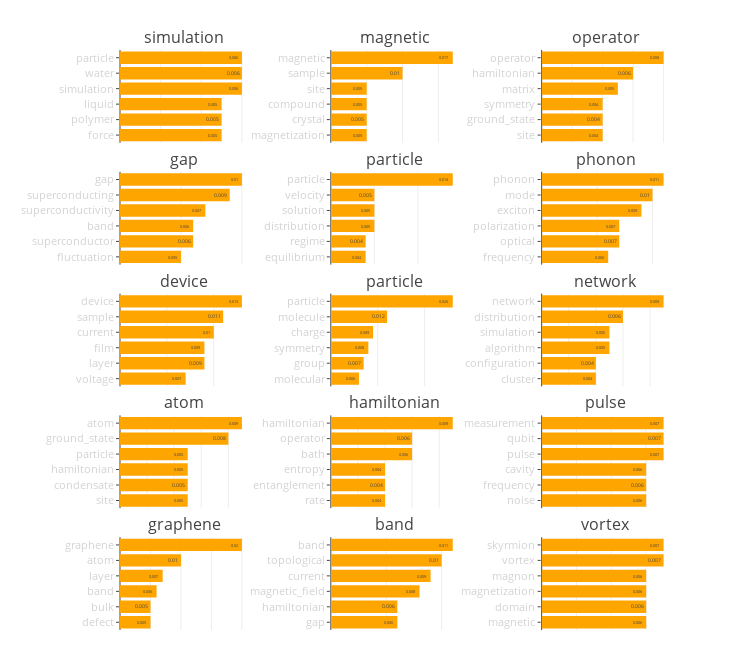

The notebook cell this image was saved under:
### Code cell
lda_topics(volume)

### Figure 1 — Plotly figure (JSON) as saved in the notebook; plotly's stock layout.template omitted (floating-point values rounded to 4 significant figures)
{"data": [{"hoverinfo": "text", "marker": {"color": "orange"}, "orientation": "h", "text": [0.005, 0.005, 0.005, 0.006, 0.006, 0.006], "type": "bar", "x": [0.005, 0.005, 0.005, 0.006, 0.006, 0.006], "xaxis": "x1", "y": ["force", "polymer", "liquid", "simulation", "water", "particle"], "yaxis": "y1"}, {"hoverinfo": "text", "marker": {"color": "orange"}, "orientation": "h", "text": [0.005, 0.005, 0.005, 0.005, 0.01, 0.017], "type": "bar", "x": [0.005, 0.005, 0.005, 0.005, 0.01, 0.017], "xaxis": "x2", "y": ["magnetization", "crystal", "compound", "site", "sample", "magnetic"], "yaxis": "y2"}, {"hoverinfo": "text", "marker": {"color": "orange"}, "orientation": "h", "text": [0.004, 0.004, 0.004, 0.005, 0.006, 0.008], "type": "bar", "x": [0.004, 0.004, 0.004, 0.005, 0.006, 0.008], "xaxis": "x3", "y": ["site", "ground_state", "symmetry", "matrix", "hamiltonian", "operator"], "yaxis": "y3"}, {"hoverinfo": "text", "marker": {"color": "orange"}, "orientation": "h", "text": [0.005, 0.006, 0.006, 0.007, 0.009, 0.01], "type": "bar", "x": [0.005, 0.006, 0.006, 0.007, 0.009, 0.01], "xaxis": "x4", "y": ["fluctuation", "superconductor", "band", "superconductivity", "superconducting", "gap"], "yaxis": "y4"}, {"hoverinfo": "text", "marker": {"color": "orange"}, "orientation": "h", "text": [0.004, 0.004, 0.005, 0.005, 0.005, 0.014], "type": "bar", "x": [0.004, 0.004, 0.005, 0.005, 0.005, 0.014], "xaxis": "x5", "y": ["equilibrium", "regime", "distribution", "solution", "velocity", "particle"], "yaxis": "y5"}, {"hoverinfo": "text", "marker": {"color": "orange"}, "orientation": "h", "text": [0.006, 0.007, 0.007, 0.009, 0.01, 0.011], "type": "bar", "x": [0.006, 0.007, 0.007, 0.009, 0.01, 0.011], "xaxis": "x6", "y": ["frequency", "optical", "polarization", "exciton", "mode", "phonon"], "yaxis": "y6"}, {"hoverinfo": "text", "marker": {"color": "orange"}, "orientation": "h", "text": [0.007, 0.009, 0.009, 0.01, 0.011, 0.013], "type": "bar", "x": [0.007, 0.009, 0.009, 0.01, 0.011, 0.013], "xaxis": "x7", "y": ["voltage", "layer", "film", "current", "sample", "device"], "yaxis": "y7"}, {"hoverinfo": "text", "marker": {"color": "orange"}, "orientation": "h", "text": [0.006, 0.007, 0.008, 0.009, 0.012, 0.026], "type": "bar", "x": [0.006, 0.007, 0.008, 0.009, 0.012, 0.026], "xaxis": "x8", "y": ["molecular", "group", "symmetry", "charge", "molecule", "particle"], "yaxis": "y8"}, {"hoverinfo": "text", "marker": {"color": "orange"}, "orientation": "h", "text": [0.004, 0.004, 0.005, 0.005, 0.006, 0.009], "type": "bar", "x": [0.004, 0.004, 0.005, 0.005, 0.006, 0.009], "xaxis": "x9", "y": ["cluster", "configuration", "algorithm", "simulation", "distribution", "network"], "yaxis": "y9"}, {"hoverinfo": "text", "marker": {"color": "orange"}, "orientation": "h", "text": [0.005, 0.005, 0.005, 0.005, 0.008, 0.009], "type": "bar", "x": [0.005, 0.005, 0.005, 0.005, 0.008, 0.009], "xaxis": "x10", "y": ["site", "condensate", "hamiltonian", "particle", "ground_state", "atom"], "yaxis": "y10"}, {"hoverinfo": "text", "marker": {"color": "orange"}, "orientation": "h", "text": [0.004, 0.004, 0.004, 0.006, 0.006, 0.009], "type": "bar", "x": [0.004, 0.004, 0.004, 0.006, 0.006, 0.009], "xaxis": "x11", "y": ["rate", "entanglement", "entropy", "bath", "operator", "hamiltonian"], "yaxis": "y11"}, {"hoverinfo": "text", "marker": {"color": "orange"}, "orientation": "h", "text": [0.006, 0.006, 0.006, 0.007, 0.007, 0.007], "type": "bar", "x": [0.006, 0.006, 0.006, 0.007, 0.007, 0.007], "xaxis": "x12", "y": ["noise", "frequency", "cavity", "pulse", "qubit", "measurement"], "yaxis": "y12"}, {"hoverinfo": "text", "marker": {"color": "orange"}, "orientation": "h", "text": [0.005, 0.005, 0.006, 0.007, 0.01, 0.02], "type": "bar", "x": [0.005, 0.005, 0.006, 0.007, 0.01, 0.02], "xaxis": "x13", "y": ["defect", "bulk", "band", "layer", "atom", "graphene"], "yaxis": "y13"}, {"hoverinfo": "text", "marker": {"color": "orange"}, "orientation": "h", "text": [0.006, 0.006, 0.008, 0.009, 0.01, 0.011], "type": "bar", "x": [0.006, 0.006, 0.008, 0.009, 0.01, 0.011], "xaxis": "x14", "y": ["gap", "hamiltonian", "magnetic_field", "current", "topological", "band"], "yaxis": "y14"}, {"hoverinfo": "text", "marker": {"color": "orange"}, "orientation": "h", "text": [0.006, 0.006, 0.006, 0.006, 0.007, 0.007], "type": "bar", "x": [0.006, 0.006, 0.006, 0.006, 0.007, 0.007], "xaxis": "x15", "y": ["magnetic", "domain", "magnetization", "magnon", "vortex", "skyrmion"], "yaxis": "y15"}], "layout": {"annotations": [{"font": {"size": 16}, "showarrow": false, "text": "simulation", "x": 0.1167, "xanchor": "center", "xref": "paper", "y": 1, "yanchor": "bottom", "yref": "paper"}, {"font": {"size": 16}, "showarrow": false, "text": "magnetic", "x": 0.5, "xanchor": "center", "xref": "paper", "y": 1, "yanchor": "bottom", "yref": "paper"}, {"font": {"size": 16}, "showarrow": false, "text": "operator", "x": 0.8833, "xanchor": "center", "xref": "paper", "y": 1, "yanchor": "bottom", "yref": "paper"}, {"font": {"size": 16}, "showarrow": false, "text": "gap", "x": 0.1167, "xanchor": "center", "xref": "paper", "y": 0.79, "yanchor": "bottom", "yref": "paper"}, {"font": {"size": 16}, "showarrow": false, "text": "particle", "x": 0.5, "xanchor": "center", "xref": "paper", "y": 0.79, "yanchor": "bottom", "yref": "paper"}, {"font": {"size": 16}, "showarrow": false, "text": "phonon", "x": 0.8833, "xanchor": "center", "xref": "paper", "y": 0.79, "yanchor": "bottom", "yref": "paper"}, {"font": {"size": 16}, "showarrow": false, "text": "device", "x": 0.1167, "xanchor": "center", "xref": "paper", "y": 0.58, "yanchor": "bottom", "yref": "paper"}, {"font": {"size": 16}, "showarrow": false, "text": "particle", "x": 0.5, "xanchor": "center", "xref": "paper", "y": 0.58, "yanchor": "bottom", "yref": "paper"}, {"font": {"size": 16}, "showarrow": false, "text": "network", "x": 0.8833, "xanchor": "center", "xref": "paper", "y": 0.58, "yanchor": "bottom", "yref": "paper"}, {"font": {"size": 16}, "showarrow": false, "text": "atom", "x": 0.1167, "xanchor": "center", "xref": "paper", "y": 0.37, "yanchor": "bottom", "yref": "paper"}, {"font": {"size": 16}, "showarrow": false, "text": "hamiltonian", "x": 0.5, "xanchor": "center", "xref": "paper", "y": 0.37, "yanchor": "bottom", "yref": "paper"}, {"font": {"size": 16}, "showarrow": false, "text": "pulse", "x": 0.8833, "xanchor": "center", "xref": "paper", "y": 0.37, "yanchor": "bottom", "yref": "paper"}, {"font": {"size": 16}, "showarrow": false, "text": "graphene", "x": 0.1167, "xanchor": "center", "xref": "paper", "y": 0.16, "yanchor": "bottom", "yref": "paper"}, {"font": {"size": 16}, "showarrow": false, "text": "band", "x": 0.5, "xanchor": "center", "xref": "paper", "y": 0.16, "yanchor": "bottom", "yref": "paper"}, {"font": {"size": 16}, "showarrow": false, "text": "vortex", "x": 0.8833, "xanchor": "center", "xref": "paper", "y": 0.16, "yanchor": "bottom", "yref": "paper"}], "height": 650, "margin": {"b": 20, "l": 120, "t": 50}, "showlegend": false, "title": "", "width": 750, "xaxis1": {"anchor": "y1", "domain": [0, 0.2333], "showticklabels": false}, "xaxis10": {"anchor": "y10", "domain": [0, 0.2333], "showticklabels": false}, "xaxis11": {"anchor": "y11", "domain": [0.3833, 0.6167], "showticklabels": false}, "xaxis12": {"anchor": "y12", "domain": [0.7667, 1.0], "showticklabels": false}, "xaxis13": {"anchor": "y13", "domain": [0, 0.2333], "showticklabels": false}, "xaxis14": {"anchor": "y14", "domain": [0.3833, 0.6167], "showticklabels": false}, "xaxis15": {"anchor": "y15", "domain": [0.7667, 1.0], "showticklabels": false}, "xaxis2": {"anchor": "y2", "domain": [0.3833, 0.6167], "showticklabels": false}, "xaxis3": {"anchor": "y3", "domain": [0.7667, 1.0], "showticklabels": false}, "xaxis4": {"anchor": "y4", "domain": [0, 0.2333], "showticklabels": false}, "xaxis5": {"anchor": "y5", "domain": [0.3833, 0.6167], "showticklabels": false}, "xaxis6": {"anchor": "y6", "domain": [0.7667, 1.0], "showticklabels": false}, "xaxis7": {"anchor": "y7", "domain": [0, 0.2333], "showticklabels": false}, "xaxis8": {"anchor": "y8", "domain": [0.3833, 0.6167], "showticklabels": false}, "xaxis9": {"anchor": "y9", "domain": [0.7667, 1.0], "showticklabels": false}, "yaxis1": {"anchor": "x1", "domain": [0.84, 1], "tickfont": {"color": "lightgrey", "size": 11}, "ticklen": 3}, "yaxis10": {"anchor": "x10", "domain": [0.21, 0.37], "tickfont": {"color": "lightgrey", "size": 11}, "ticklen": 3}, "yaxis11": {"anchor": "x11", "domain": [0.21, 0.37], "tickfont": {"color": "lightgrey", "size": 11}, "ticklen": 3}, "yaxis12": {"anchor": "x12", "domain": [0.21, 0.37], "tickfont": {"color": "lightgrey", "size": 11}, "ticklen": 3}, "yaxis13": {"anchor": "x13", "domain": [0, 0.16], "tickfont": {"color": "lightgrey", "size": 11}, "ticklen": 3}, "yaxis14": {"anchor": "x14", "domain": [0, 0.16], "tickfont": {"color": "lightgrey", "size": 11}, "ticklen": 3}, "yaxis15": {"anchor": "x15", "domain": [0, 0.16], "tickfont": {"color": "lightgrey", "size": 11}, "ticklen": 3}, "yaxis2": {"anchor": "x2", "domain": [0.84, 1], "tickfont": {"color": "lightgrey", "size": 11}, "ticklen": 3}, "yaxis3": {"anchor": "x3", "domain": [0.84, 1], "tickfont": {"color": "lightgrey", "size": 11}, "ticklen": 3}, "yaxis4": {"anchor": "x4", "domain": [0.63, 0.79], "tickfont": {"color": "lightgrey", "size": 11}, "ticklen": 3}, "yaxis5": {"anchor": "x5", "domain": [0.63, 0.79], "tickfont": {"color": "lightgrey", "size": 11}, "ticklen": 3}, "yaxis6": {"anchor": "x6", "domain": [0.63, 0.79], "tickfont": {"color": "lightgrey", "size": 11}, "ticklen": 3}, "yaxis7": {"anchor": "x7", "domain": [0.42, 0.58], "tickfont": {"color": "lightgrey", "size": 11}, "ticklen": 3}, "yaxis8": {"anchor": "x8", "domain": [0.42, 0.58], "tickfont": {"color": "lightgrey", "size": 11}, "ticklen": 3}, "yaxis9": {"anchor": "x9", "domain": [0.42, 0.58], "tickfont": {"color": "lightgrey", "size": 11}, "ticklen": 3}}}
